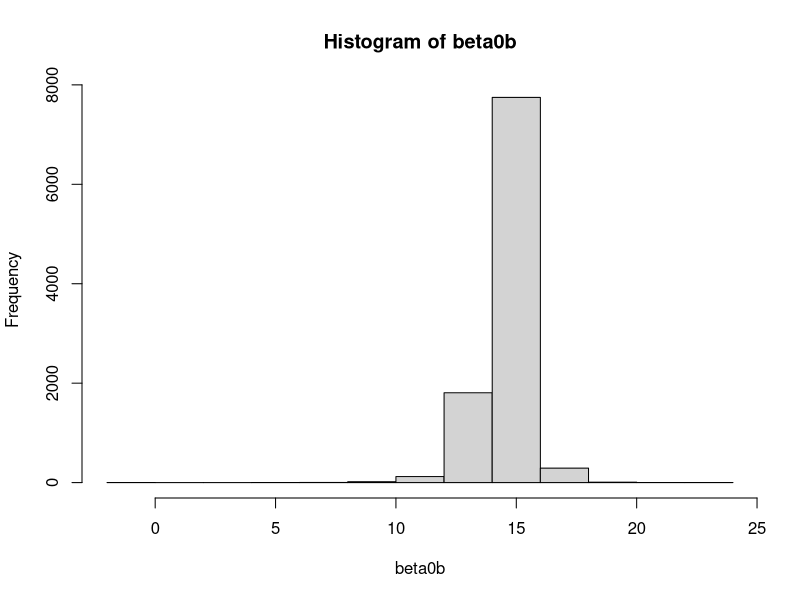
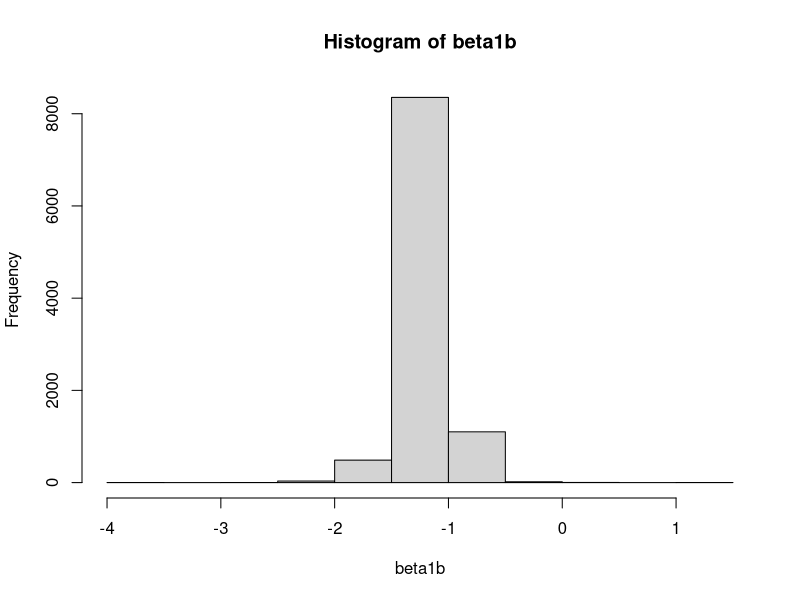
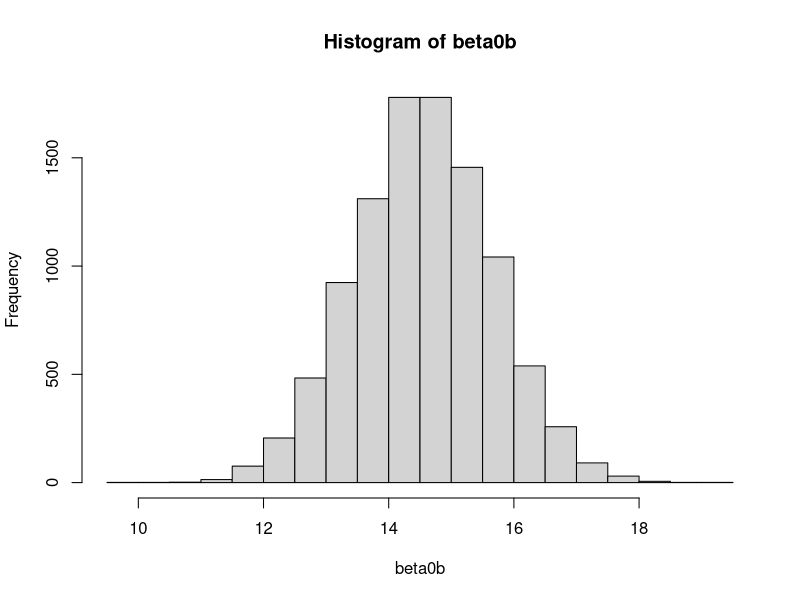
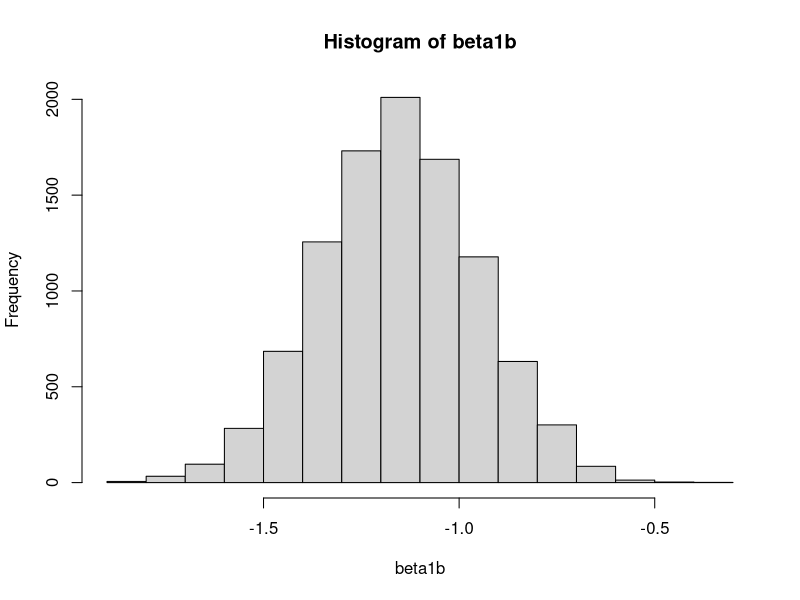

These charts were generated, in order, by the following R code:

############linear regression bootstrap
library(tidyverse)


Y <- c(6.9, 5.1, 7.5, 11.1, 10.9, 4.2, 10.5, 6.8, 12.3, 14.3)
X <- c(6.2, 5.1, 7.6, 2.5, 3.5, 9.4, 4.1, 6.3, 3.0, 0.8)
data <- as_tibble(cbind(Y,X))

#a) construa um IC para b0 e b1 com 95% onde Y = b0 + b1*X + e

B <- 10000 #10000 bootstraps 

beta0b <- numeric(10000)
beta1b <- numeric(10000)

for (i in 1:B){
  sample <- dplyr::sample_n(data, 10, replace = T)
  coefs <- coef(lm(sample$Y ~ sample$X))
  beta0b[i] <- coefs[1]
  beta1b[i] <- coefs[2]
}

hist(beta0b)
hist(beta1b)

quantile(beta0b, c(0.025, 0.975))
quantile(beta1b, c(0.025, 0.975))



#b) Assumindo X dado e erro ~ N(0, sigma²) utilize bootstrap parametrico p/ obter as mesmas estimativas

#Queremos estimar sigma do erro ~ N(0, sigma²) 

model <- lm(Y ~ X)
coefs <- model$coefficients #betas iniciais estimados
sigma <- sigma(model) #estimando sigma dos residuos (erro)

coefs_boot <- c(0,0)

for (i in 1:B){
  y_n <- coefs[1] + coefs[2]*X + rnorm(10, mean = 0, sd = sigma) #geramos Y_boot com X de nossos dados, betas estimados e N(0, sigma^)
  #sample <- dplyr::sample_n(data, 10, replace = T)
  coefs_boot <- coef(lm(y_n ~ X)) #com Y_boot, estimamos beta_boot 
  beta0b[i] <- coefs_boot[1]
  beta1b[i] <- coefs_boot[2]
}

hist(beta0b)
hist(beta1b)

quantile(beta0b, c(0.025, 0.975))
quantile(beta1b, c(0.025, 0.975))
